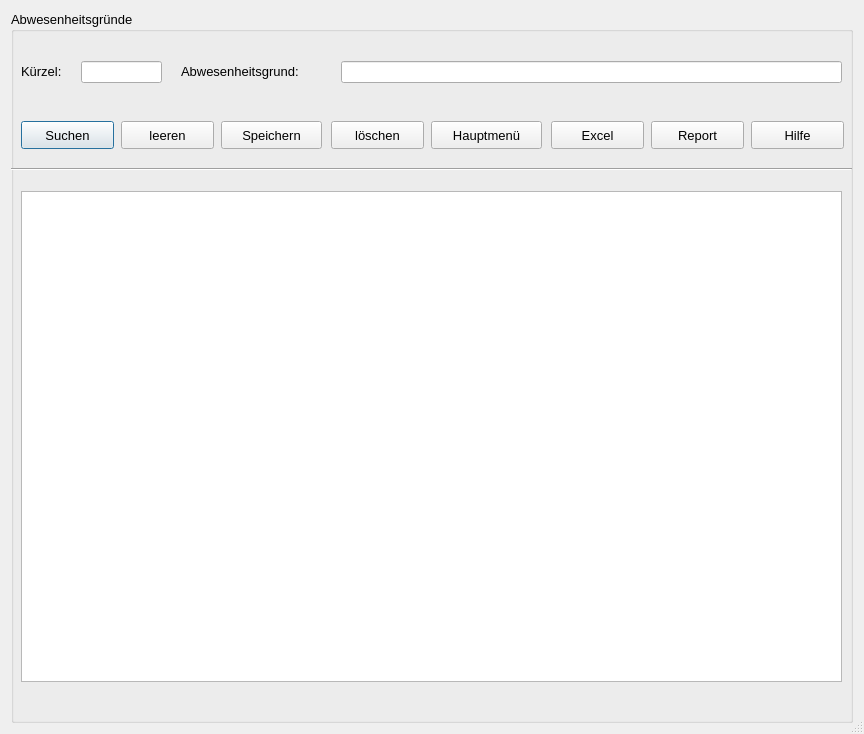
<?xml version="1.0" encoding="UTF-8"?>
<ui version="4.0">
 <class>kat_presence</class>
 <widget class="QDialog" name="kat_presence">
  <property name="geometry">
   <rect>
    <x>0</x>
    <y>0</y>
    <width>864</width>
    <height>734</height>
   </rect>
  </property>
  <property name="font">
   <font>
    <pointsize>10</pointsize>
   </font>
  </property>
  <property name="windowTitle">
   <string>Abwesenheitsgründe</string>
  </property>
  <property name="sizeGripEnabled">
   <bool>true</bool>
  </property>
  <layout class="QGridLayout" name="gridLayout">
   <item row="0" column="1">
    <widget class="QGroupBox" name="groupBox">
     <property name="title">
      <string>Abwesenheitsgründe</string>
     </property>
     <widget class="QTableWidget" name="tw_anzeige">
      <property name="geometry">
       <rect>
        <x>10</x>
        <y>180</y>
        <width>821</width>
        <height>491</height>
       </rect>
      </property>
      <property name="editTriggers">
       <set>QAbstractItemView::NoEditTriggers</set>
      </property>
     </widget>
     <widget class="QLabel" name="label">
      <property name="geometry">
       <rect>
        <x>170</x>
        <y>50</y>
        <width>161</width>
        <height>21</height>
       </rect>
      </property>
      <property name="text">
       <string>Abwesenheitsgrund:</string>
      </property>
     </widget>
     <widget class="QLineEdit" name="le_abwesenheitsgrund">
      <property name="geometry">
       <rect>
        <x>330</x>
        <y>50</y>
        <width>501</width>
        <height>22</height>
       </rect>
      </property>
     </widget>
     <widget class="QPushButton" name="pb_suchen">
      <property name="geometry">
       <rect>
        <x>10</x>
        <y>110</y>
        <width>93</width>
        <height>28</height>
       </rect>
      </property>
      <property name="text">
       <string>Suchen</string>
      </property>
      <property name="icon">
       <iconset>
        <normaloff>../../_Symbole/UsedSymbols/searchmagnifierinterfacesymbol1_79893.ico</normaloff>../../_Symbole/UsedSymbols/searchmagnifierinterfacesymbol1_79893.ico</iconset>
      </property>
     </widget>
     <widget class="QPushButton" name="pb_leeren">
      <property name="geometry">
       <rect>
        <x>110</x>
        <y>110</y>
        <width>93</width>
        <height>28</height>
       </rect>
      </property>
      <property name="text">
       <string>leeren</string>
      </property>
      <property name="icon">
       <iconset>
        <normaloff>../../_Symbole/UsedSymbols/-clear_90704.ico</normaloff>../../_Symbole/UsedSymbols/-clear_90704.ico</iconset>
      </property>
     </widget>
     <widget class="QPushButton" name="pb_speichern">
      <property name="geometry">
       <rect>
        <x>210</x>
        <y>110</y>
        <width>101</width>
        <height>28</height>
       </rect>
      </property>
      <property name="text">
       <string>Speichern</string>
      </property>
      <property name="icon">
       <iconset>
        <normaloff>../../_Symbole/UsedSymbols/save_3621.ico</normaloff>../../_Symbole/UsedSymbols/save_3621.ico</iconset>
      </property>
     </widget>
     <widget class="QPushButton" name="pb_loeschen">
      <property name="geometry">
       <rect>
        <x>320</x>
        <y>110</y>
        <width>93</width>
        <height>28</height>
       </rect>
      </property>
      <property name="text">
       <string>löschen</string>
      </property>
      <property name="icon">
       <iconset>
        <normaloff>../../_Symbole/UsedSymbols/seo-social-web-network-internet_262_icon-icons.com_61518.ico</normaloff>../../_Symbole/UsedSymbols/seo-social-web-network-internet_262_icon-icons.com_61518.ico</iconset>
      </property>
     </widget>
     <widget class="QPushButton" name="pb_hauptmenue">
      <property name="geometry">
       <rect>
        <x>420</x>
        <y>110</y>
        <width>111</width>
        <height>28</height>
       </rect>
      </property>
      <property name="text">
       <string>Hauptmenü</string>
      </property>
      <property name="icon">
       <iconset>
        <normaloff>../../_Symbole/UsedSymbols/log-out_icon-icons.com_50106.ico</normaloff>../../_Symbole/UsedSymbols/log-out_icon-icons.com_50106.ico</iconset>
      </property>
     </widget>
     <widget class="QPushButton" name="pb_excel">
      <property name="geometry">
       <rect>
        <x>540</x>
        <y>110</y>
        <width>93</width>
        <height>28</height>
       </rect>
      </property>
      <property name="text">
       <string>Excel</string>
      </property>
      <property name="icon">
       <iconset>
        <normaloff>../../_Symbole/UsedSymbols/microsoft_excel_icon_132212.ico</normaloff>../../_Symbole/UsedSymbols/microsoft_excel_icon_132212.ico</iconset>
      </property>
     </widget>
     <widget class="QPushButton" name="pb_report">
      <property name="geometry">
       <rect>
        <x>640</x>
        <y>110</y>
        <width>93</width>
        <height>28</height>
       </rect>
      </property>
      <property name="text">
       <string>Report</string>
      </property>
      <property name="icon">
       <iconset>
        <normaloff>../../_Symbole/UsedSymbols/reporting_noun_report_document_file_icon_148360.ico</normaloff>../../_Symbole/UsedSymbols/reporting_noun_report_document_file_icon_148360.ico</iconset>
      </property>
     </widget>
     <widget class="QPushButton" name="pb_hilfe">
      <property name="geometry">
       <rect>
        <x>740</x>
        <y>110</y>
        <width>93</width>
        <height>28</height>
       </rect>
      </property>
      <property name="text">
       <string>Hilfe</string>
      </property>
      <property name="icon">
       <iconset>
        <normaloff>../../_Symbole/UsedSymbols/info_13213.ico</normaloff>../../_Symbole/UsedSymbols/info_13213.ico</iconset>
      </property>
     </widget>
     <widget class="Line" name="line">
      <property name="geometry">
       <rect>
        <x>0</x>
        <y>150</y>
        <width>841</width>
        <height>16</height>
       </rect>
      </property>
      <property name="orientation">
       <enum>Qt::Horizontal</enum>
      </property>
     </widget>
     <widget class="QLabel" name="lab_INFO">
      <property name="geometry">
       <rect>
        <x>10</x>
        <y>680</y>
        <width>821</width>
        <height>21</height>
       </rect>
      </property>
      <property name="text">
       <string/>
      </property>
     </widget>
     <widget class="QLabel" name="label_2">
      <property name="geometry">
       <rect>
        <x>10</x>
        <y>50</y>
        <width>61</width>
        <height>21</height>
       </rect>
      </property>
      <property name="text">
       <string>Kürzel:</string>
      </property>
     </widget>
     <widget class="QLineEdit" name="le_kuerzel">
      <property name="geometry">
       <rect>
        <x>70</x>
        <y>50</y>
        <width>81</width>
        <height>22</height>
       </rect>
      </property>
     </widget>
    </widget>
   </item>
  </layout>
 </widget>
 <resources/>
 <connections/>
</ui>
